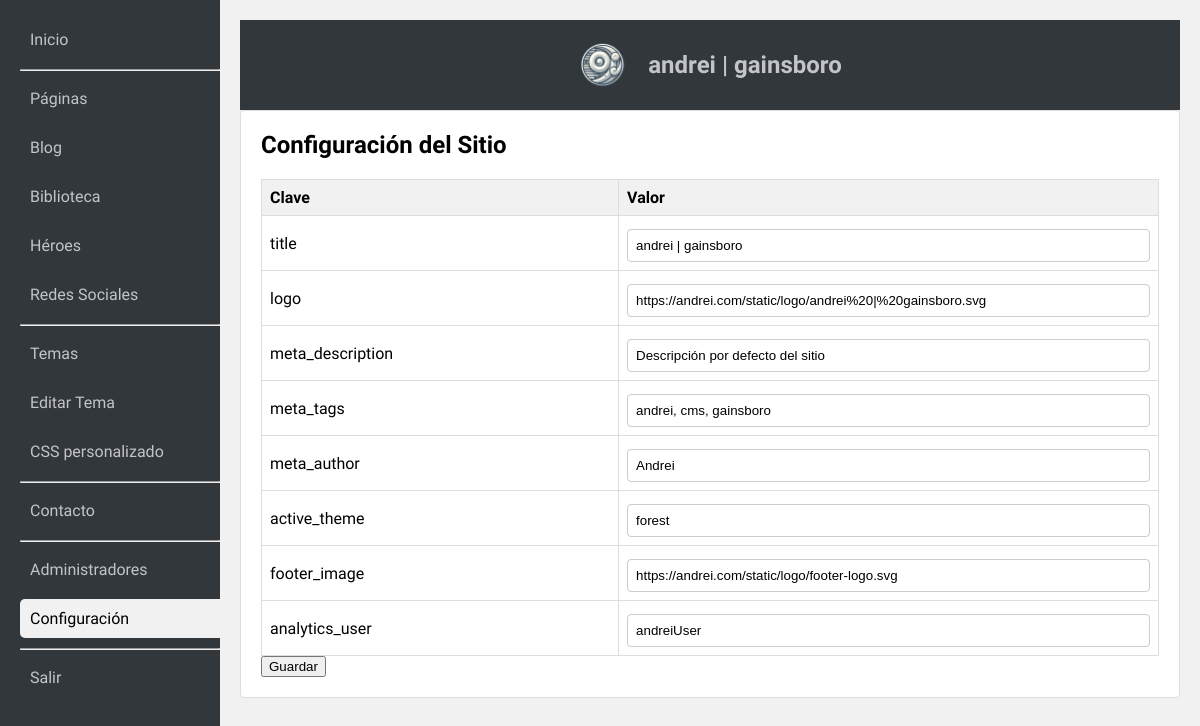
/admin/index.php?action=list_config (signed in), run on an earlier commit of the app's database.
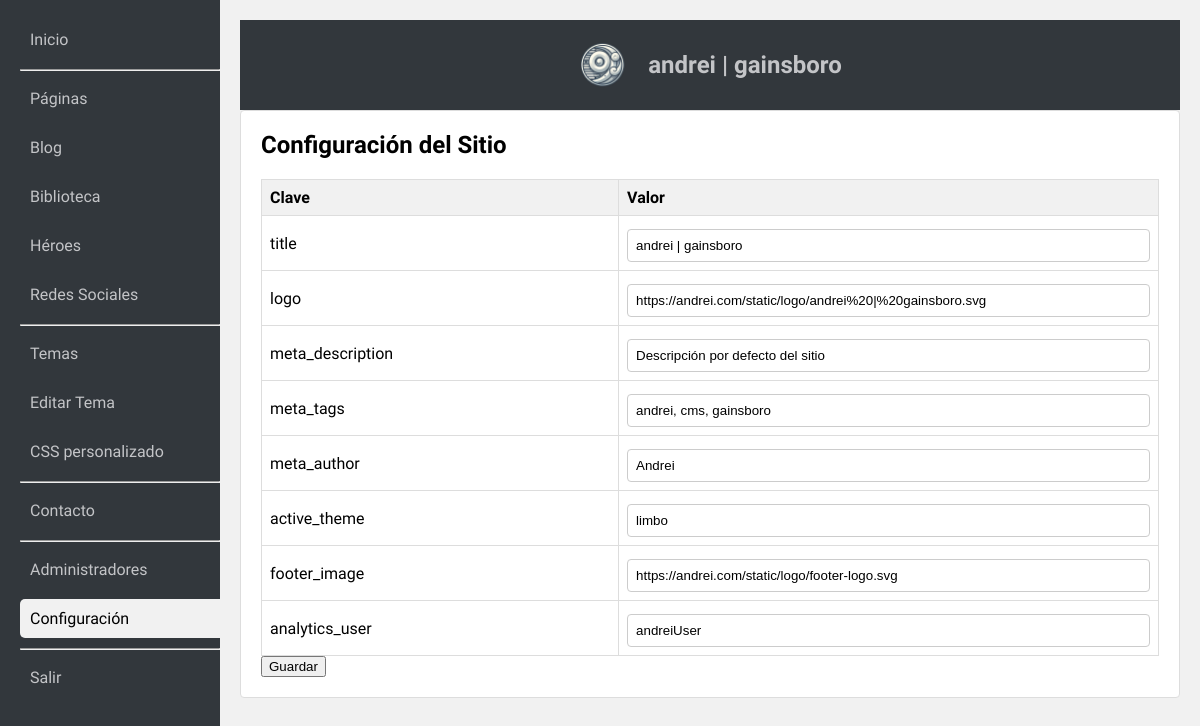
And on a later commit of the database.
### tables this page shows
CREATE TABLE config (
    id INTEGER PRIMARY KEY AUTOINCREMENT,
    key TEXT UNIQUE NOT NULL,
    value TEXT NOT NULL
);

### admin/index.php (called while the page is built, shortened)
<?php
require_once 'admin.php';

### admin/acciones/listarconfiguracion.php (the view, shortened to what this page needs)
<?php
	if (isset($_POST['save_config'])) {
            foreach ($_POST['config'] as $k => $v) {
                $st = $db->prepare("UPDATE config SET value = :val WHERE key = :key");
                $st->bindValue(':val', $v, SQLITE3_TEXT);
                $st->bindValue(':key', $k, SQLITE3_TEXT);
                $st->execute();
            }
            $message = "<p class='success'>Configuración actualizada.</p>";
        } else {
            $message = '';
        }
        $configs = $db->query("SELECT * FROM config ORDER BY id ASC");
        $html = "<h2>Configuración del Sitio</h2>
                 $message
                 <form method='post'>
                 <table class='admin-table'>
                 <tr><th>Clave</th><th>Valor</th></tr>";
        while ($row = $configs->fetchArray(SQLITE3_ASSOC)) {
            $key = htmlspecialchars($row['key']);
            $val = htmlspecialchars($row['value']);
            $html .= "<tr>
                        <td>$key</td>
                        <td><input type='text' name='config[$key]' value='$val'></td>
                      </tr>";
        }
        $html .= "</table>
                  <button type='submit' name='save_config'>Guardar</button>
                  </form>";
?>

What changed in the data, as far as the page shows it:
changed config "active_theme": value "forest" → "limbo"
